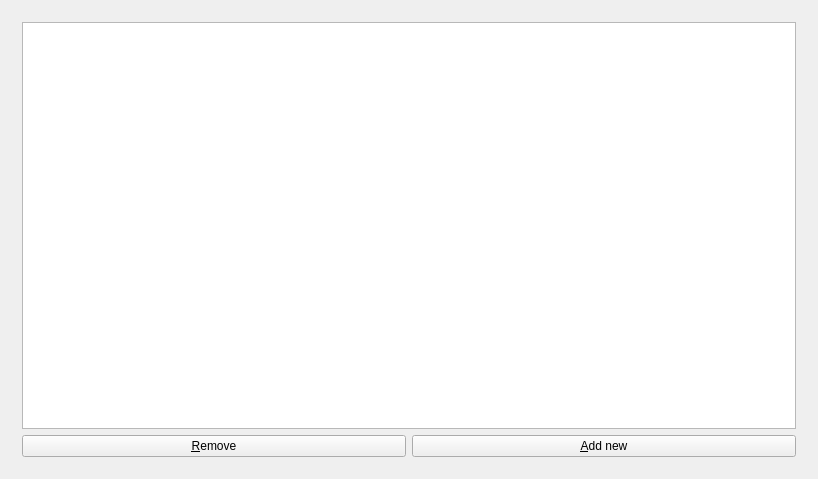
<?xml version="1.0" encoding="UTF-8"?>
<ui version="4.0">
 <class>PythonSettingsData</class>
 <widget class="QWidget" name="PythonSettingsData">
  <property name="geometry">
   <rect>
    <x>0</x>
    <y>0</y>
    <width>818</width>
    <height>479</height>
   </rect>
  </property>
  <property name="windowTitle">
   <string>Python</string>
  </property>
  <layout class="QVBoxLayout" name="verticalLayout">
   <item>
    <widget class="QStackedWidget" name="widget_stack">
     <property name="currentIndex">
      <number>1</number>
     </property>
     <widget class="QWidget" name="General">
      <layout class="QVBoxLayout" name="verticalLayout_2">
       <item>
        <widget class="QGroupBox" name="groupBox">
         <property name="title">
          <string>Startup script</string>
         </property>
         <layout class="QHBoxLayout" name="horizontalLayout">
          <item>
           <widget class="QLineEdit" name="script_edit">
            <property name="readOnly">
             <bool>true</bool>
            </property>
           </widget>
          </item>
          <item>
           <widget class="QPushButton" name="choose_button">
            <property name="minimumSize">
             <size>
              <width>80</width>
              <height>30</height>
             </size>
            </property>
            <property name="text">
             <string>Browse</string>
            </property>
           </widget>
          </item>
          <item>
           <widget class="QPushButton" name="clear_button">
            <property name="minimumSize">
             <size>
              <width>80</width>
              <height>30</height>
             </size>
            </property>
            <property name="text">
             <string>Clear</string>
            </property>
           </widget>
          </item>
         </layout>
        </widget>
       </item>
       <item>
        <widget class="QGroupBox" name="GroupBox1_2_2">
         <property name="title">
          <string>Font for the internal editor</string>
         </property>
         <layout class="QHBoxLayout" name="horizontalLayout_2">
          <item>
           <widget class="QLabel" name="font_label">
            <property name="sizePolicy">
             <sizepolicy hsizetype="Preferred" vsizetype="Fixed">
              <horstretch>0</horstretch>
              <verstretch>0</verstretch>
             </sizepolicy>
            </property>
            <property name="font">
             <font>
              <pointsize>9</pointsize>
              <weight>50</weight>
              <italic>false</italic>
              <bold>false</bold>
              <underline>false</underline>
              <strikeout>false</strikeout>
             </font>
            </property>
            <property name="toolTip">
             <string>Font Preview</string>
            </property>
            <property name="frameShape">
             <enum>QFrame::Panel</enum>
            </property>
            <property name="frameShadow">
             <enum>QFrame::Sunken</enum>
            </property>
            <property name="text">
             <string>Font Test label</string>
            </property>
            <property name="alignment">
             <set>Qt::AlignVCenter</set>
            </property>
           </widget>
          </item>
          <item>
           <widget class="QPushButton" name="font_button">
            <property name="toolTip">
             <string>Select the font</string>
            </property>
            <property name="text">
             <string>Select</string>
            </property>
           </widget>
          </item>
         </layout>
        </widget>
       </item>
       <item>
        <spacer name="verticalSpacer">
         <property name="orientation">
          <enum>Qt::Vertical</enum>
         </property>
         <property name="sizeHint" stdset="0">
          <size>
           <width>20</width>
           <height>40</height>
          </size>
         </property>
        </spacer>
       </item>
      </layout>
     </widget>
     <widget class="QWidget" name="Hotkeys">
      <layout class="QVBoxLayout" name="verticalLayout_3">
       <item>
        <widget class="BALL::VIEW::HotkeyTable" name="table">
         <attribute name="horizontalHeaderStretchLastSection">
          <bool>true</bool>
         </attribute>
        </widget>
       </item>
       <item>
        <layout class="QGridLayout">
         <property name="leftMargin">
          <number>0</number>
         </property>
         <property name="topMargin">
          <number>0</number>
         </property>
         <property name="rightMargin">
          <number>0</number>
         </property>
         <property name="bottomMargin">
          <number>0</number>
         </property>
         <property name="spacing">
          <number>6</number>
         </property>
         <item row="0" column="0">
          <widget class="QPushButton" name="remove_button">
           <property name="toolTip">
            <string>Remove a hotkey, select the row (with the field to the left)</string>
           </property>
           <property name="text">
            <string>&amp;Remove</string>
           </property>
           <property name="shortcut">
            <string>Alt+R</string>
           </property>
          </widget>
         </item>
         <item row="0" column="1">
          <widget class="QPushButton" name="new_button">
           <property name="toolTip">
            <string>Add a new hotkey</string>
           </property>
           <property name="text">
            <string>&amp;Add new</string>
           </property>
           <property name="shortcut">
            <string>Alt+A</string>
           </property>
          </widget>
         </item>
        </layout>
       </item>
      </layout>
     </widget>
    </widget>
   </item>
  </layout>
 </widget>
 <layoutdefault spacing="6" margin="11"/>
 <customwidgets>
  <customwidget>
   <class>BALL::VIEW::HotkeyTable</class>
   <extends>QTableView</extends>
   <header location="global">BALL/VIEW/WIDGETS/hotkeyTable.h</header>
  </customwidget>
 </customwidgets>
 <includes>
  <include location="global">BALL/COMMON/global.h</include>
 </includes>
 <resources/>
 <connections/>
</ui>
